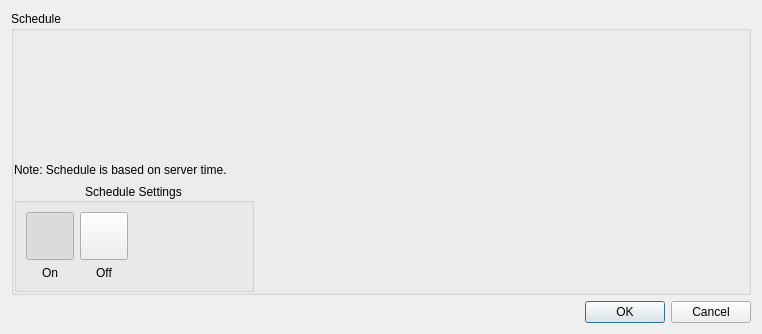
<?xml version="1.0" encoding="UTF-8"?>
<ui version="4.0">
 <class>WeekTimeScheduleDialog</class>
 <widget class="QDialog" name="WeekTimeScheduleDialog">
  <property name="geometry">
   <rect>
    <x>0</x>
    <y>0</y>
    <width>762</width>
    <height>334</height>
   </rect>
  </property>
  <property name="windowTitle">
   <string/>
  </property>
  <layout class="QVBoxLayout" name="verticalLayout_2" stretch="1,0">
   <item>
    <widget class="QGroupBox" name="scheduleGridGroupBox">
     <property name="title">
      <string>Schedule</string>
     </property>
     <property name="flat">
      <bool>true</bool>
     </property>
     <layout class="QVBoxLayout" name="verticalLayout_7">
      <property name="leftMargin">
       <number>0</number>
      </property>
      <property name="topMargin">
       <number>6</number>
      </property>
      <property name="rightMargin">
       <number>6</number>
      </property>
      <property name="bottomMargin">
       <number>0</number>
      </property>
      <item>
       <widget class="QnScheduleGridWidget" name="gridWidget" native="true">
        <property name="enabled">
         <bool>true</bool>
        </property>
        <property name="sizePolicy">
         <sizepolicy hsizetype="Expanding" vsizetype="Expanding">
          <horstretch>0</horstretch>
          <verstretch>0</verstretch>
         </sizepolicy>
        </property>
       </widget>
      </item>
      <item>
       <widget class="QLabel" name="label_5">
        <property name="text">
         <string>Note: Schedule is based on server time.</string>
        </property>
        <property name="alignment">
         <set>Qt::AlignLeading|Qt::AlignLeft|Qt::AlignVCenter</set>
        </property>
       </widget>
      </item>
      <item>
       <widget class="QGroupBox" name="settingsGroupBox">
        <property name="sizePolicy">
         <sizepolicy hsizetype="Minimum" vsizetype="Preferred">
          <horstretch>0</horstretch>
          <verstretch>0</verstretch>
         </sizepolicy>
        </property>
        <property name="minimumSize">
         <size>
          <width>0</width>
          <height>0</height>
         </size>
        </property>
        <property name="maximumSize">
         <size>
          <width>240</width>
          <height>16777215</height>
         </size>
        </property>
        <property name="title">
         <string>Schedule Settings</string>
        </property>
        <property name="alignment">
         <set>Qt::AlignCenter</set>
        </property>
        <layout class="QHBoxLayout" name="horizontalLayout_2">
         <item>
          <layout class="QVBoxLayout" name="verticalLayout">
           <item>
            <widget class="QnCheckedButton" name="valueOnButton">
             <property name="minimumSize">
              <size>
               <width>48</width>
               <height>48</height>
              </size>
             </property>
             <property name="maximumSize">
              <size>
               <width>48</width>
               <height>48</height>
              </size>
             </property>
             <property name="text">
              <string/>
             </property>
             <property name="iconSize">
              <size>
               <width>48</width>
               <height>48</height>
              </size>
             </property>
             <property name="checkable">
              <bool>true</bool>
             </property>
             <property name="checked">
              <bool>true</bool>
             </property>
             <property name="autoExclusive">
              <bool>true</bool>
             </property>
             <property name="popupMode">
              <enum>QToolButton::DelayedPopup</enum>
             </property>
             <property name="autoRaise">
              <bool>false</bool>
             </property>
            </widget>
           </item>
           <item>
            <widget class="QLabel" name="label_4">
             <property name="minimumSize">
              <size>
               <width>0</width>
               <height>0</height>
              </size>
             </property>
             <property name="text">
              <string>On</string>
             </property>
             <property name="textFormat">
              <enum>Qt::AutoText</enum>
             </property>
             <property name="alignment">
              <set>Qt::AlignCenter</set>
             </property>
             <property name="wordWrap">
              <bool>true</bool>
             </property>
            </widget>
           </item>
          </layout>
         </item>
         <item>
          <layout class="QVBoxLayout" name="verticalLayout_3">
           <item>
            <widget class="QnCheckedButton" name="valueOffButton">
             <property name="minimumSize">
              <size>
               <width>48</width>
               <height>48</height>
              </size>
             </property>
             <property name="maximumSize">
              <size>
               <width>48</width>
               <height>48</height>
              </size>
             </property>
             <property name="text">
              <string/>
             </property>
             <property name="iconSize">
              <size>
               <width>48</width>
               <height>48</height>
              </size>
             </property>
             <property name="checkable">
              <bool>true</bool>
             </property>
             <property name="autoExclusive">
              <bool>true</bool>
             </property>
             <property name="autoRaise">
              <bool>false</bool>
             </property>
            </widget>
           </item>
           <item>
            <widget class="QLabel" name="label_8">
             <property name="text">
              <string>Off</string>
             </property>
             <property name="alignment">
              <set>Qt::AlignCenter</set>
             </property>
             <property name="wordWrap">
              <bool>true</bool>
             </property>
            </widget>
           </item>
          </layout>
         </item>
         <item>
          <spacer name="horizontalSpacer_3">
           <property name="orientation">
            <enum>Qt::Horizontal</enum>
           </property>
           <property name="sizeHint" stdset="0">
            <size>
             <width>40</width>
             <height>20</height>
            </size>
           </property>
          </spacer>
         </item>
        </layout>
       </widget>
      </item>
     </layout>
    </widget>
   </item>
   <item>
    <widget class="QDialogButtonBox" name="buttonBox">
     <property name="standardButtons">
      <set>QDialogButtonBox::Cancel|QDialogButtonBox::Ok</set>
     </property>
    </widget>
   </item>
  </layout>
 </widget>
 <customwidgets>
  <customwidget>
   <class>QnScheduleGridWidget</class>
   <extends>QWidget</extends>
   <header>ui/widgets/properties/schedule_grid_widget.h</header>
   <container>1</container>
  </customwidget>
  <customwidget>
   <class>QnCheckedButton</class>
   <extends>QToolButton</extends>
   <header>ui/widgets/common/checked_button.h</header>
  </customwidget>
 </customwidgets>
 <resources/>
 <connections/>
</ui>
